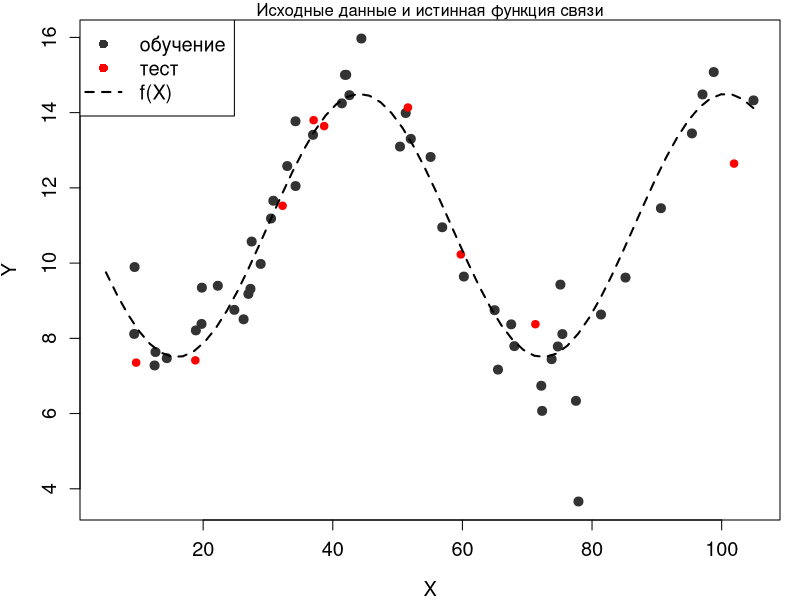
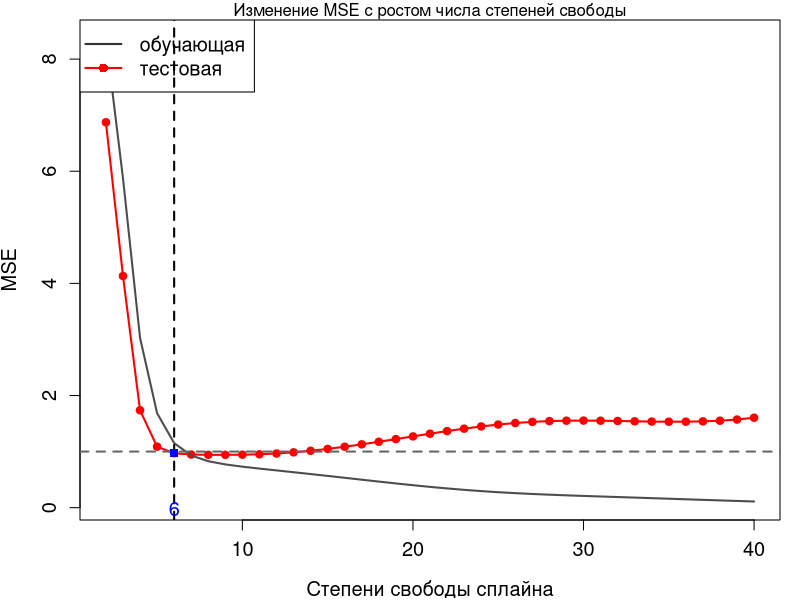
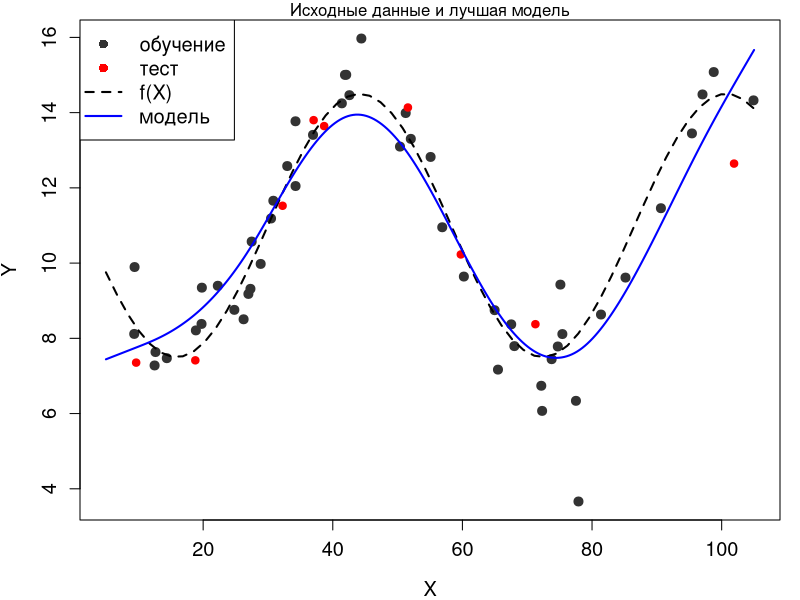
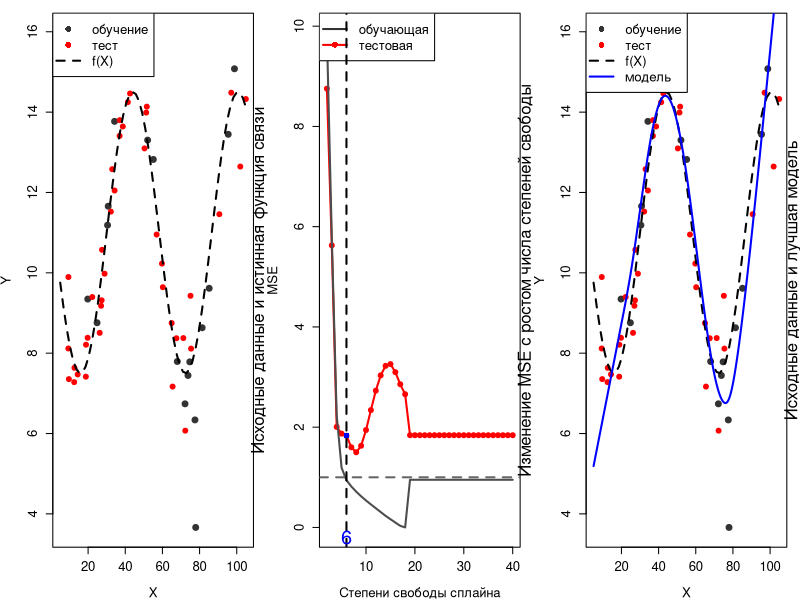
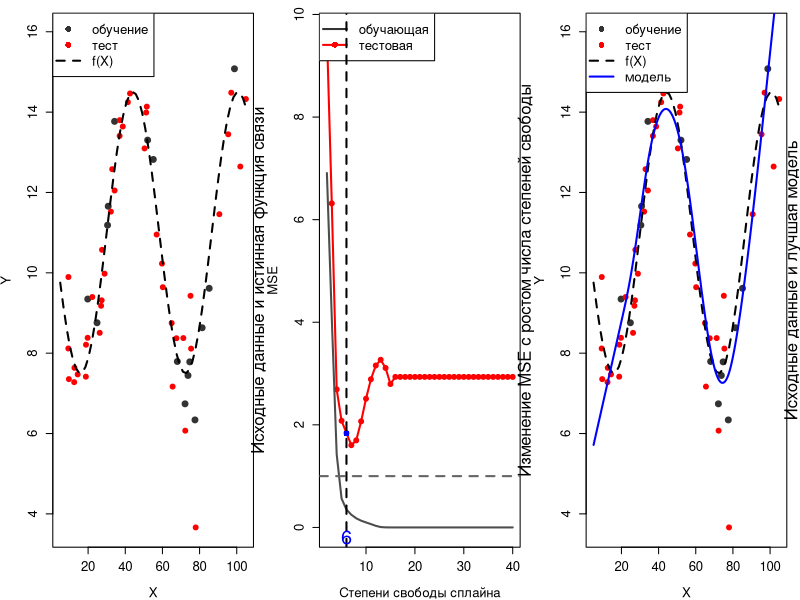
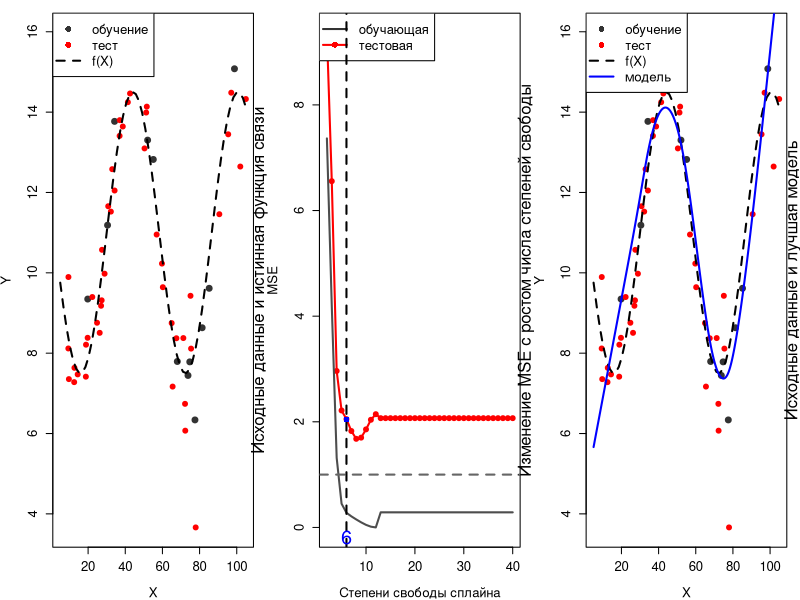

R code for these plots, in order:
## ---- chunk 1
library('knitr')
knitr::opts_chunk$set(echo = TRUE)
## ---- chunk 2
my.seed <- 24    # ядро
n.all <- 60              # наблюдений всего
train.percent <- 0.85    # доля обучающей выборки
res.sd <- 1              # стандартное отклонение случайного шума
x.min <- 5               # границы изменения X: нижняя
x.max <- 105             #  и верхняя

# фактические значения x
set.seed(my.seed)
x <- runif(x.min, x.max, n = n.all)

# случайный шум
set.seed(my.seed)
res <- rnorm(mean = 0, sd = res.sd, n = n.all)

# отбираем наблюдения в обучающую выборку
set.seed(my.seed)
inTrain <- sample(seq_along(x), size = train.percent*n.all)

# истинная функция взаимосвязи
y.func <- function(x) {11 + 3.5*sin((x - 30)/9)}

# для графика истинной взаимосвязи
x.line <- seq(x.min, x.max, length = n.all)
y.line <- y.func(x.line)

# фактические значения y (с шумом)
y <- y.func(x) + res

# Создаём векторы с данными для построения графиков ############################

# наблюдения на обучающей выборке
x.train <- x[inTrain]
y.train <- y[inTrain]

# наблюдения на тестовой выборке
x.test <- x[-inTrain]
y.test <- y[-inTrain]

## ---- chunk 3
 ####################################

# сохраняем получившуюся картинку
#png("plot_1.1.png", width = 600)

# убираем широкие поля рисунка

par(mar = c(4, 4, 1, 1))

# наименьшие/наибольшие значения по осям
x.lim <- c(x.min, x.max)
y.lim <- c(min(y), max(y))

# наблюдения с шумом (обучающая выборка)
plot(x.train, y.train, 
     col = grey(0.2), bg = grey(0.2), pch = 21,
     xlab = 'X', ylab = 'Y', 
     xlim = x.lim, ylim = y.lim, 
     cex = 1.2, cex.lab = 1.2, cex.axis = 1.2)

# заголовок
mtext('Исходные данные и истинная функция связи', side = 3)

# наблюдения тестовой выборки
points(x.test, y.test, col = 'red', bg = 'red', pch = 21)

# истинная функция
lines(x.line, y.line, lwd = 2, lty = 2)

# легенда
legend('topleft', legend = c('обучение', 'тест', 'f(X)'),
       pch = c(16, 16, NA), 
       col = c(grey(0.2), 'red', 'black'),  
       lty = c(0, 0, 2), lwd = c(1, 1, 2), cex = 1.2)
#dev.off()
## ---- chunk 4
#  Строим модель №2 из лекции (df = 6) #########################################

# модель 2 (сплайн с df = 6)
mod <- smooth.spline(x = x.train, y = y.train, df = 6)

# модельные значения для расчёта ошибок
y.model.train <- predict(mod, data.frame(x = x.train))$y[, 1]
y.model.test <- predict(mod, data.frame(x = x.test))$y[, 1]

# считаем средний квадрат ошибки на обечающей и тестовой выборке
MSE <- c(sum((y.train - y.model.train)^2) / length(x.train),
         sum((y.test - y.model.test)^2) / length(x.test))
names(MSE) <- c('train', 'test')
round(MSE, 2)
## train  test 
##  1.38  1.26
#  Теперь строим модели с df от 2 до 40 ########################################

# максимальное число степеней свободы для модели сплайна
max.df <- 40

tbl <- data.frame(df = 2:max.df)   # таблица для записи ошибок
tbl$MSE.train <- 0                 # столбец: ошибки на обучающей выборке
tbl$MSE.test <- 0                  # столбец: ошибки на тестовой выборке

# цикл по степеням свободы
for (i in 2:max.df) {
  # строим модель
  mod <- smooth.spline(x = x.train, y = y.train, df = i)
  
  # модельные значения для расчёта ошибок
  y.model.train <- predict(mod, data.frame(x = x.train))$y[, 1]
  y.model.test <- predict(mod, data.frame(x = x.test))$y[, 1]
  
  # считаем средний квадрат ошибки на обучающей и тестовой выборке
  MSE <- c(sum((y.train - y.model.train)^2) / length(x.train),
           sum((y.test - y.model.test)^2) / length(x.test))
  
  # записываем ошибки в таблицу
  tbl[tbl$df == i, c('MSE.train', 'MSE.test')] <- MSE
}

# первые строки таблицы
kable(head(tbl, n = 10))
## ---- chunk 5
#png("plot_1.2.png", width = 600, height = 400)

plot(x = tbl$df, y = tbl$MSE.test, 
     type = 'l', col = 'red', lwd = 2,
     xlab = 'Степени свободы сплайна', ylab = 'MSE',
     ylim = c(min(tbl$MSE.train, tbl$MSE.test), 
              max(tbl$MSE.train, tbl$MSE.test)),
     cex = 1.2, cex.lab = 1.2, cex.axis = 1.2)

# заголовок
mtext('Изменение MSE с ростом числа степеней свободы', side = 3)

points(x = tbl$df, y = tbl$MSE.test,
       pch = 21, col = 'red', bg = 'red')
lines(x = tbl$df, y = tbl$MSE.train, col = grey(0.3), lwd = 2)
# неустранимая ошибка
abline(h = res.sd, lty = 2, col = grey(0.4), lwd = 2)

# легенда
legend('topleft', legend = c('обучающая', 'тестовая'),
       pch = c(NA, 16), 
       col = c(grey(0.2), 'red'),  
       lty = c(1, 1), lwd = c(2, 2), cex = 1.2)

# степени свободы у наименьшей ошибки на тестовой выборке
min.MSE.test <- min(tbl$MSE.test)
df.min.MSE.test <- tbl[tbl$MSE.test == min.MSE.test, 'df']

# компромисс между точностью и простотой модели по графику
df.my.MSE.test <- 6
my.MSE.test <- tbl[tbl$df == df.my.MSE.test, 'MSE.test']

# ставим точку на графике
abline(v = df.my.MSE.test, 
       lty = 2, lwd = 2)
points(x = df.my.MSE.test, y = my.MSE.test, 
       pch = 15, col = 'blue')
mtext(df.my.MSE.test, 
      side = 1, line = -1, at = df.my.MSE.test, col = 'blue', cex = 1.2)
#dev.off()
## ---- chunk 6
#png("plot_1.3.png", width = 600)
mod.MSE.test <- smooth.spline(x = x.train, y = y.train, df = df.my.MSE.test)

# для гладких графиков модели
x.model.plot <- seq(x.min, x.max, length = 250)
y.model.plot <- predict(mod.MSE.test, data.frame(x = x.model.plot))$y[, 1]

# убираем широкие поля рисунка
par(mar = c(4, 4, 1, 1))

# наименьшие/наибольшие значения по осям
x.lim <- c(x.min, x.max)
y.lim <- c(min(y), max(y))

# наблюдения с шумом (обучающая выборка)
plot(x.train, y.train, 
     col = grey(0.2), bg = grey(0.2), pch = 21,
     xlab = 'X', ylab = 'Y', 
     xlim = x.lim, ylim = y.lim, 
     cex = 1.2, cex.lab = 1.2, cex.axis = 1.2)

# заголовок
mtext('Исходные данные и лучшая модель', side = 3)

# наблюдения тестовой выборки
points(x.test, y.test, 
       col = 'red', bg = 'red', pch = 21)

# истинная функция
lines(x.line, y.line, 
      lwd = 2, lty = 2)

# модель
lines(x.model.plot, y.model.plot, 
      lwd = 2, col = 'blue')

# легенда
legend('topleft', legend = c('обучение', 'тест', 'f(X)', 'модель'),
       pch = c(16, 16, NA, NA), 
       col = c(grey(0.2), 'red', 'black', 'blue'),  
       lty = c(0, 0, 2, 1), lwd = c(1, 1, 2, 2), cex = 1.2)
#dev.off()
## ---- chunk 7

train.percent <- 0.3    # доля обучающей выборки
df.choose <- 6           # выбрать для графика 2 оптимальную степень свободы

# фактические значения x
set.seed(my.seed)
x <- runif(x.min, x.max, n = n.all)

# случайный шум
set.seed(my.seed)
res <- rnorm(mean = 0, sd = res.sd, n = n.all)

# отбираем наблюдения в обучающую выборку
set.seed(my.seed)
inTrain <- sample(seq_along(x), size = train.percent*n.all)

# истинная функция взаимосвязи
y.func <- function(x) {11 + 3.5*sin((x - 30)/9)}

# для графика истинной взаимосвязи
x.line <- seq(x.min, x.max, length = n.all)
y.line <- y.func(x.line)

# фактические значения y (с шумом)
y <- y.func(x) + res

# Создаём векторы с данными для построения графиков ############################

# наблюдения на обучающей выборке
x.train <- x[inTrain]
y.train <- y[inTrain]

# наблюдения на тестовой выборке
x.test <- x[-inTrain]
y.test <- y[-inTrain]


 ####################################

# сохраняем получившуюся картинку
png("plot_2.1.png", width = 600)

par(mfrow = c(1, 3))
# убираем широкие поля рисунка

par(mar = c(4, 4, 1, 1))

# наименьшие/наибольшие значения по осям
x.lim <- c(x.min, x.max)
y.lim <- c(min(y), max(y))

# наблюдения с шумом (обучающая выборка)
plot(x.train, y.train, 
     col = grey(0.2), bg = grey(0.2), pch = 21,
     xlab = 'X', ylab = 'Y', 
     xlim = x.lim, ylim = y.lim, 
     cex = 1.2, cex.lab = 1.2, cex.axis = 1.2)

# заголовок
mtext('Исходные данные и истинная функция связи', side = 4)

# наблюдения тестовой выборки
points(x.test, y.test, col = 'red', bg = 'red', pch = 21)

# истинная функция
lines(x.line, y.line, lwd = 2, lty = 2)

# легенда
legend('topleft', legend = c('обучение', 'тест', 'f(X)'),
       pch = c(16, 16, NA), 
       col = c(grey(0.2), 'red', 'black'),  
       lty = c(0, 0, 2), lwd = c(1, 1, 2), cex = 1.2)




# максимальное число степеней свободы для модели сплайна
max.df <- 40

tbl <- data.frame(df = 2:max.df)   # таблица для записи ошибок
tbl$MSE.train <- 0                 # столбец: ошибки на обучающей выборке
tbl$MSE.test <- 0                  # столбец: ошибки на тестовой выборке

# цикл по степеням свободы
for (i in 2:max.df) {
  # строим модель
  mod <- smooth.spline(x = x.train, y = y.train, df = i)
  
  # модельные значения для расчёта ошибок
  y.model.train <- predict(mod, data.frame(x = x.train))$y[, 1]
  y.model.test <- predict(mod, data.frame(x = x.test))$y[, 1]
  
  # считаем средний квадрат ошибки на обучающей и тестовой выборке
  MSE <- c(sum((y.train - y.model.train)^2) / length(x.train),
           sum((y.test - y.model.test)^2) / length(x.test))
  
  # записываем ошибки в таблицу
  tbl[tbl$df == i, c('MSE.train', 'MSE.test')] <- MSE
}

# первые строки таблицы
kable(head(tbl, n = 10))


plot(x = tbl$df, y = tbl$MSE.test, 
     type = 'l', col = 'red', lwd = 2,
     xlab = 'Степени свободы сплайна', ylab = 'MSE',
     ylim = c(min(tbl$MSE.train, tbl$MSE.test), 
              max(tbl$MSE.train, tbl$MSE.test)),
     cex = 1.2, cex.lab = 1.2, cex.axis = 1.2)

# заголовок
mtext('Изменение MSE с ростом числа степеней свободы', side = 4)

points(x = tbl$df, y = tbl$MSE.test,
       pch = 21, col = 'red', bg = 'red')
lines(x = tbl$df, y = tbl$MSE.train, col = grey(0.3), lwd = 2)
# неустранимая ошибка
abline(h = res.sd, lty = 2, col = grey(0.4), lwd = 2)

# легенда
legend('topleft', legend = c('обучающая', 'тестовая'),
       pch = c(NA, 16), 
       col = c(grey(0.2), 'red'),  
       lty = c(1, 1), lwd = c(2, 2), cex = 1.2)

# степени свободы у наименьшей ошибки на тестовой выборке
min.MSE.test <- min(tbl$MSE.test)
df.min.MSE.test <- tbl[tbl$MSE.test == min.MSE.test, 'df']

# компромисс между точностью и простотой модели по графику
df.my.MSE.test <- 6
my.MSE.test <- tbl[tbl$df == df.my.MSE.test, 'MSE.test']

# ставим точку на графике
abline(v = df.my.MSE.test, 
       lty = 2, lwd = 2)
points(x = df.my.MSE.test, y = my.MSE.test, 
       pch = 15, col = 'blue')
mtext(df.my.MSE.test, 
      side = 1, line = -1, at = df.my.MSE.test, col = 'blue', cex = 1.2)
#dev.off()

#png("plot_1.3.png", width = 600)
mod.MSE.test <- smooth.spline(x = x.train, y = y.train, df = df.my.MSE.test)

# для гладких графиков модели
x.model.plot <- seq(x.min, x.max, length = 250)
y.model.plot <- predict(mod.MSE.test, data.frame(x = x.model.plot))$y[, 1]

# убираем широкие поля рисунка
par(mar = c(4, 4, 1, 1))

# наименьшие/наибольшие значения по осям
x.lim <- c(x.min, x.max)
y.lim <- c(min(y), max(y))

# наблюдения с шумом (обучающая выборка)
plot(x.train, y.train, 
     col = grey(0.2), bg = grey(0.2), pch = 21,
     xlab = 'X', ylab = 'Y', 
     xlim = x.lim, ylim = y.lim, 
     cex = 1.2, cex.lab = 1.2, cex.axis = 1.2)

# заголовок
mtext('Исходные данные и лучшая модель', side = 4)

# наблюдения тестовой выборки
points(x.test, y.test, 
       col = 'red', bg = 'red', pch = 21)

# истинная функция
lines(x.line, y.line, 
      lwd = 2, lty = 2)

# модель
lines(x.model.plot, y.model.plot, 
      lwd = 2, col = 'blue')

# легенда
legend('topleft', legend = c('обучение', 'тест', 'f(X)', 'модель'),
       pch = c(16, 16, NA, NA), 
       col = c(grey(0.2), 'red', 'black', 'blue'),  
       lty = c(0, 0, 2, 1), lwd = c(1, 1, 2, 2), cex = 1.2)
dev.off()
## ---- chunk 8

train.percent <- 0.25    # доля обучающей выборки
df.choose <- 6           # выбрать для графика 2 оптимальную степень свободы

# фактические значения x
set.seed(my.seed)
x <- runif(x.min, x.max, n = n.all)

# случайный шум
set.seed(my.seed)
res <- rnorm(mean = 0, sd = res.sd, n = n.all)

# отбираем наблюдения в обучающую выборку
set.seed(my.seed)
inTrain <- sample(seq_along(x), size = train.percent*n.all)

# истинная функция взаимосвязи
y.func <- function(x) {11 + 3.5*sin((x - 30)/9)}

# для графика истинной взаимосвязи
x.line <- seq(x.min, x.max, length = n.all)
y.line <- y.func(x.line)

# фактические значения y (с шумом)
y <- y.func(x) + res

# Создаём векторы с данными для построения графиков ############################

# наблюдения на обучающей выборке
x.train <- x[inTrain]
y.train <- y[inTrain]

# наблюдения на тестовой выборке
x.test <- x[-inTrain]
y.test <- y[-inTrain]


 ####################################

# сохраняем получившуюся картинку
png("plot_2.2.png", width = 600)

par(mfrow = c(1, 3))
# убираем широкие поля рисунка

par(mar = c(4, 4, 1, 1))

# наименьшие/наибольшие значения по осям
x.lim <- c(x.min, x.max)
y.lim <- c(min(y), max(y))

# наблюдения с шумом (обучающая выборка)
plot(x.train, y.train, 
     col = grey(0.2), bg = grey(0.2), pch = 21,
     xlab = 'X', ylab = 'Y', 
     xlim = x.lim, ylim = y.lim, 
     cex = 1.2, cex.lab = 1.2, cex.axis = 1.2)

# заголовок
mtext('Исходные данные и истинная функция связи', side = 4)

# наблюдения тестовой выборки
points(x.test, y.test, col = 'red', bg = 'red', pch = 21)

# истинная функция
lines(x.line, y.line, lwd = 2, lty = 2)

# легенда
legend('topleft', legend = c('обучение', 'тест', 'f(X)'),
       pch = c(16, 16, NA), 
       col = c(grey(0.2), 'red', 'black'),  
       lty = c(0, 0, 2), lwd = c(1, 1, 2), cex = 1.2)




# максимальное число степеней свободы для модели сплайна
max.df <- 40

tbl <- data.frame(df = 2:max.df)   # таблица для записи ошибок
tbl$MSE.train <- 0                 # столбец: ошибки на обучающей выборке
tbl$MSE.test <- 0                  # столбец: ошибки на тестовой выборке

# цикл по степеням свободы
for (i in 2:max.df) {
  # строим модель
  mod <- smooth.spline(x = x.train, y = y.train, df = i)
  
  # модельные значения для расчёта ошибок
  y.model.train <- predict(mod, data.frame(x = x.train))$y[, 1]
  y.model.test <- predict(mod, data.frame(x = x.test))$y[, 1]
  
  # считаем средний квадрат ошибки на обучающей и тестовой выборке
  MSE <- c(sum((y.train - y.model.train)^2) / length(x.train),
           sum((y.test - y.model.test)^2) / length(x.test))
  
  # записываем ошибки в таблицу
  tbl[tbl$df == i, c('MSE.train', 'MSE.test')] <- MSE
}

# первые строки таблицы
kable(head(tbl, n = 10))


plot(x = tbl$df, y = tbl$MSE.test, 
     type = 'l', col = 'red', lwd = 2,
     xlab = 'Степени свободы сплайна', ylab = 'MSE',
     ylim = c(min(tbl$MSE.train, tbl$MSE.test), 
              max(tbl$MSE.train, tbl$MSE.test)),
     cex = 1.2, cex.lab = 1.2, cex.axis = 1.2)

# заголовок
mtext('Изменение MSE с ростом числа степеней свободы', side = 4)

points(x = tbl$df, y = tbl$MSE.test,
       pch = 21, col = 'red', bg = 'red')
lines(x = tbl$df, y = tbl$MSE.train, col = grey(0.3), lwd = 2)
# неустранимая ошибка
abline(h = res.sd, lty = 2, col = grey(0.4), lwd = 2)

# легенда
legend('topleft', legend = c('обучающая', 'тестовая'),
       pch = c(NA, 16), 
       col = c(grey(0.2), 'red'),  
       lty = c(1, 1), lwd = c(2, 2), cex = 1.2)

# степени свободы у наименьшей ошибки на тестовой выборке
min.MSE.test <- min(tbl$MSE.test)
df.min.MSE.test <- tbl[tbl$MSE.test == min.MSE.test, 'df']

# компромисс между точностью и простотой модели по графику
df.my.MSE.test <- 6
my.MSE.test <- tbl[tbl$df == df.my.MSE.test, 'MSE.test']

# ставим точку на графике
abline(v = df.my.MSE.test, 
       lty = 2, lwd = 2)
points(x = df.my.MSE.test, y = my.MSE.test, 
       pch = 15, col = 'blue')
mtext(df.my.MSE.test, 
      side = 1, line = -1, at = df.my.MSE.test, col = 'blue', cex = 1.2)
#dev.off()

#png("plot_1.3.png", width = 600)
mod.MSE.test <- smooth.spline(x = x.train, y = y.train, df = df.my.MSE.test)

# для гладких графиков модели
x.model.plot <- seq(x.min, x.max, length = 250)
y.model.plot <- predict(mod.MSE.test, data.frame(x = x.model.plot))$y[, 1]

# убираем широкие поля рисунка
par(mar = c(4, 4, 1, 1))

# наименьшие/наибольшие значения по осям
x.lim <- c(x.min, x.max)
y.lim <- c(min(y), max(y))

# наблюдения с шумом (обучающая выборка)
plot(x.train, y.train, 
     col = grey(0.2), bg = grey(0.2), pch = 21,
     xlab = 'X', ylab = 'Y', 
     xlim = x.lim, ylim = y.lim, 
     cex = 1.2, cex.lab = 1.2, cex.axis = 1.2)

# заголовок
mtext('Исходные данные и лучшая модель', side = 4)

# наблюдения тестовой выборки
points(x.test, y.test, 
       col = 'red', bg = 'red', pch = 21)

# истинная функция
lines(x.line, y.line, 
      lwd = 2, lty = 2)

# модель
lines(x.model.plot, y.model.plot, 
      lwd = 2, col = 'blue')

# легенда
legend('topleft', legend = c('обучение', 'тест', 'f(X)', 'модель'),
       pch = c(16, 16, NA, NA), 
       col = c(grey(0.2), 'red', 'black', 'blue'),  
       lty = c(0, 0, 2, 1), lwd = c(1, 1, 2, 2), cex = 1.2)
dev.off()
## ---- chunk 9

train.percent <- 0.2    # доля обучающей выборки
df.choose <- 6           # выбрать для графика 2 оптимальную степень свободы

# фактические значения x
set.seed(my.seed)
x <- runif(x.min, x.max, n = n.all)

# случайный шум
set.seed(my.seed)
res <- rnorm(mean = 0, sd = res.sd, n = n.all)

# отбираем наблюдения в обучающую выборку
set.seed(my.seed)
inTrain <- sample(seq_along(x), size = train.percent*n.all)

# истинная функция взаимосвязи
y.func <- function(x) {11 + 3.5*sin((x - 30)/9)}

# для графика истинной взаимосвязи
x.line <- seq(x.min, x.max, length = n.all)
y.line <- y.func(x.line)

# фактические значения y (с шумом)
y <- y.func(x) + res

# Создаём векторы с данными для построения графиков ############################

# наблюдения на обучающей выборке
x.train <- x[inTrain]
y.train <- y[inTrain]

# наблюдения на тестовой выборке
x.test <- x[-inTrain]
y.test <- y[-inTrain]


 ####################################

# сохраняем получившуюся картинку
png("plot_2.3.png", width = 600)

par(mfrow = c(1, 3))
# убираем широкие поля рисунка

par(mar = c(4, 4, 1, 1))

# наименьшие/наибольшие значения по осям
x.lim <- c(x.min, x.max)
y.lim <- c(min(y), max(y))

# наблюдения с шумом (обучающая выборка)
plot(x.train, y.train, 
     col = grey(0.2), bg = grey(0.2), pch = 21,
     xlab = 'X', ylab = 'Y', 
     xlim = x.lim, ylim = y.lim, 
     cex = 1.2, cex.lab = 1.2, cex.axis = 1.2)

# заголовок
mtext('Исходные данные и истинная функция связи', side = 4)

# наблюдения тестовой выборки
points(x.test, y.test, col = 'red', bg = 'red', pch = 21)

# истинная функция
lines(x.line, y.line, lwd = 2, lty = 2)

# легенда
legend('topleft', legend = c('обучение', 'тест', 'f(X)'),
       pch = c(16, 16, NA), 
       col = c(grey(0.2), 'red', 'black'),  
       lty = c(0, 0, 2), lwd = c(1, 1, 2), cex = 1.2)




# максимальное число степеней свободы для модели сплайна
max.df <- 40

tbl <- data.frame(df = 2:max.df)   # таблица для записи ошибок
tbl$MSE.train <- 0                 # столбец: ошибки на обучающей выборке
tbl$MSE.test <- 0                  # столбец: ошибки на тестовой выборке

# цикл по степеням свободы
for (i in 2:max.df) {
  # строим модель
  mod <- smooth.spline(x = x.train, y = y.train, df = i)
  
  # модельные значения для расчёта ошибок
  y.model.train <- predict(mod, data.frame(x = x.train))$y[, 1]
  y.model.test <- predict(mod, data.frame(x = x.test))$y[, 1]
  
  # считаем средний квадрат ошибки на обучающей и тестовой выборке
  MSE <- c(sum((y.train - y.model.train)^2) / length(x.train),
           sum((y.test - y.model.test)^2) / length(x.test))
  
  # записываем ошибки в таблицу
  tbl[tbl$df == i, c('MSE.train', 'MSE.test')] <- MSE
}

# первые строки таблицы
kable(head(tbl, n = 10))


plot(x = tbl$df, y = tbl$MSE.test, 
     type = 'l', col = 'red', lwd = 2,
     xlab = 'Степени свободы сплайна', ylab = 'MSE',
     ylim = c(min(tbl$MSE.train, tbl$MSE.test), 
              max(tbl$MSE.train, tbl$MSE.test)),
     cex = 1.2, cex.lab = 1.2, cex.axis = 1.2)

# заголовок
mtext('Изменение MSE с ростом числа степеней свободы', side = 4)

points(x = tbl$df, y = tbl$MSE.test,
       pch = 21, col = 'red', bg = 'red')
lines(x = tbl$df, y = tbl$MSE.train, col = grey(0.3), lwd = 2)
# неустранимая ошибка
abline(h = res.sd, lty = 2, col = grey(0.4), lwd = 2)

# легенда
legend('topleft', legend = c('обучающая', 'тестовая'),
       pch = c(NA, 16), 
       col = c(grey(0.2), 'red'),  
       lty = c(1, 1), lwd = c(2, 2), cex = 1.2)

# степени свободы у наименьшей ошибки на тестовой выборке
min.MSE.test <- min(tbl$MSE.test)
df.min.MSE.test <- tbl[tbl$MSE.test == min.MSE.test, 'df']

# компромисс между точностью и простотой модели по графику
df.my.MSE.test <- 6
my.MSE.test <- tbl[tbl$df == df.my.MSE.test, 'MSE.test']

# ставим точку на графике
abline(v = df.my.MSE.test, 
       lty = 2, lwd = 2)
points(x = df.my.MSE.test, y = my.MSE.test, 
       pch = 15, col = 'blue')
mtext(df.my.MSE.test, 
      side = 1, line = -1, at = df.my.MSE.test, col = 'blue', cex = 1.2)
#dev.off()

#png("plot_1.3.png", width = 600)
mod.MSE.test <- smooth.spline(x = x.train, y = y.train, df = df.my.MSE.test)

# для гладких графиков модели
x.model.plot <- seq(x.min, x.max, length = 250)
y.model.plot <- predict(mod.MSE.test, data.frame(x = x.model.plot))$y[, 1]

# убираем широкие поля рисунка
par(mar = c(4, 4, 1, 1))

# наименьшие/наибольшие значения по осям
x.lim <- c(x.min, x.max)
y.lim <- c(min(y), max(y))

# наблюдения с шумом (обучающая выборка)
plot(x.train, y.train, 
     col = grey(0.2), bg = grey(0.2), pch = 21,
     xlab = 'X', ylab = 'Y', 
     xlim = x.lim, ylim = y.lim, 
     cex = 1.2, cex.lab = 1.2, cex.axis = 1.2)

# заголовок
mtext('Исходные данные и лучшая модель', side = 4)

# наблюдения тестовой выборки
points(x.test, y.test, 
       col = 'red', bg = 'red', pch = 21)

# истинная функция
lines(x.line, y.line, 
      lwd = 2, lty = 2)

# модель
lines(x.model.plot, y.model.plot, 
      lwd = 2, col = 'blue')

# легенда
legend('topleft', legend = c('обучение', 'тест', 'f(X)', 'модель'),
       pch = c(16, 16, NA, NA), 
       col = c(grey(0.2), 'red', 'black', 'blue'),  
       lty = c(0, 0, 2, 1), lwd = c(1, 1, 2, 2), cex = 1.2)
dev.off()
